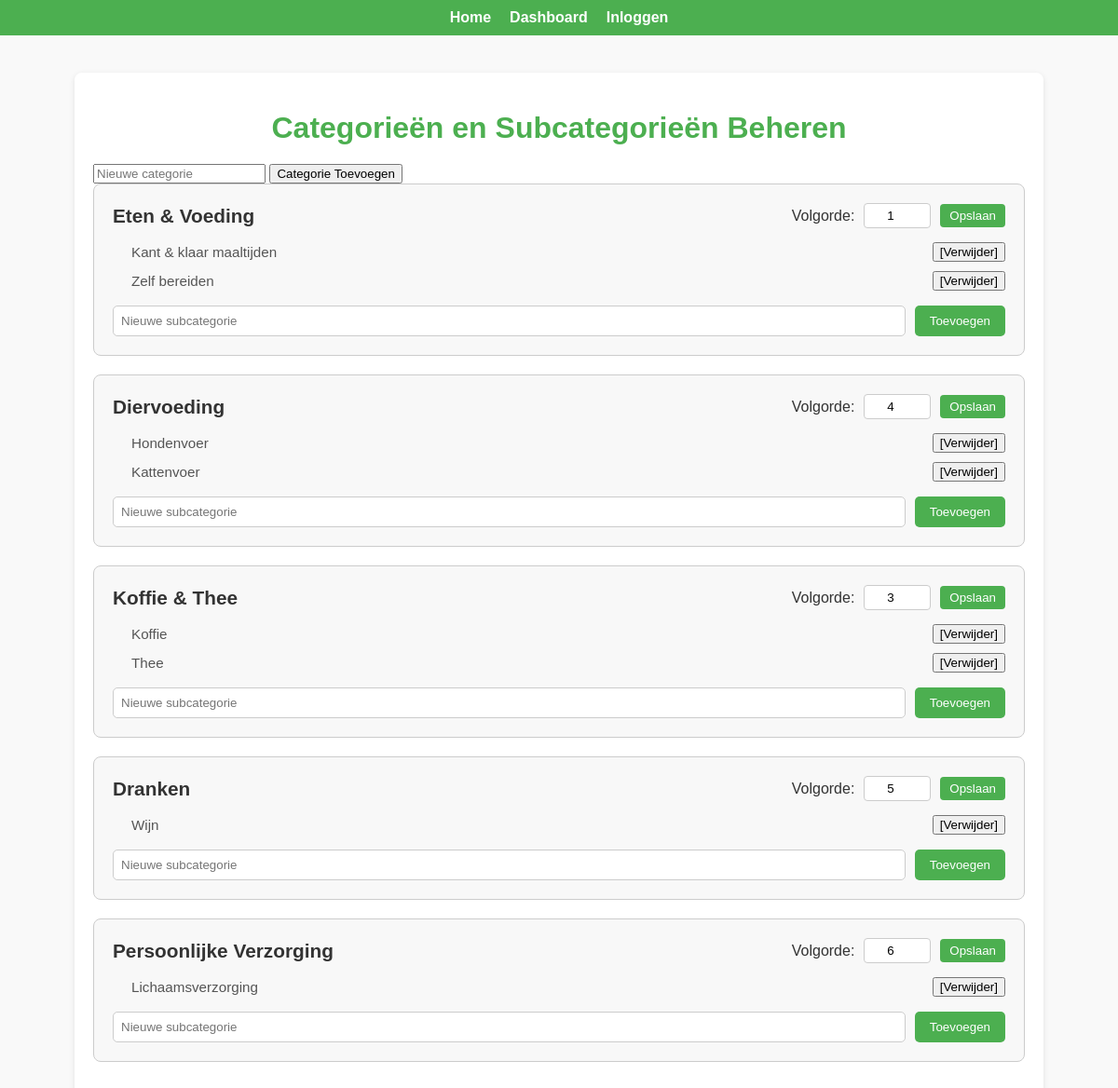
Page /categorieen on the earlier database version.
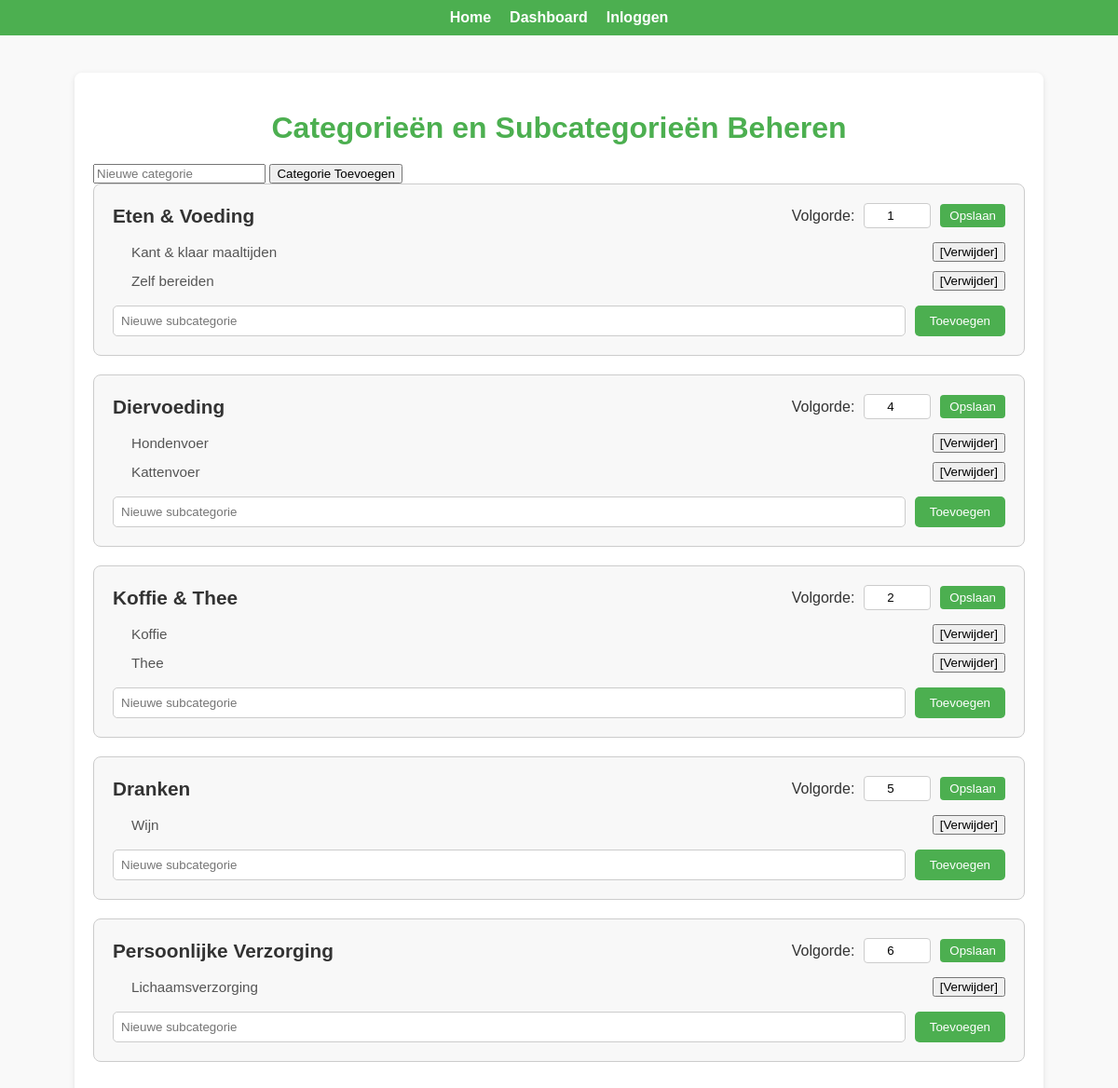
Same page on the later database version.
### app.py (models this page shows)
class Categorie(db.Model):
    id = db.Column(db.Integer, primary_key=True)
    naam = db.Column(db.String(100), nullable=False, unique=True)
    volgorde = db.Column(db.Integer, nullable=False, default=0)
    subcategorieën = db.relationship('Subcategorie', backref='categorie', lazy=True)
    slug = db.Column(db.String(100), unique=True, nullable=False)

class Subcategorie(db.Model):
    id = db.Column(db.Integer, primary_key=True)
    naam = db.Column(db.String(100), nullable=False)
    categorie_id = db.Column(db.Integer, db.ForeignKey('categorie.id'), nullable=False)
    abonnementen = db.relationship('Abonnement', backref='subcategorie', lazy=True)
    slug = db.Column(db.String(100), unique=True, nullable=False)

### app.py (the view, shortened to what this page needs)
@app.route('/categorieen', methods=['GET', 'POST'])
def categorieen():
    categorieen = Categorie.query.all()
    return render_template('categorieen_beheren.html', categorieen=categorieen)

### templates/categorieen_beheren.html (shortened to what this page needs)
<!DOCTYPE html>
<html lang="nl">
<head>
    <link rel="stylesheet" href="styles.css">
</head>
<body>
    <nav>
        <ul>
            <li><a href="{{ url_for('index') }}">Home</a></li>
            <li><a href="{{ url_for('admin_dashboard') }}">Dashboard</a></li>
            {% if current_user.is_authenticated %}
                <li><a href="{{ url_for('logout') }}">Uitloggen</a></li>
            {% else %}
                <li><a href="{{ url_for('login') }}">Inloggen</a></li>
            {% endif %}
        </ul>
    </nav>
    <div class="container">
        <h1>Categorieën en Subcategorieën Beheren</h1>
        <form method="POST" class="form-container">
            <input type="text" name="categorie_naam" placeholder="Nieuwe categorie" required>
            <button type="submit">Categorie Toevoegen</button>
        </form>
        {% for categorie in categorieen %}
        <div class="categorie">
            <div class="categorie-header">
                <h2>{{ categorie.naam }}</h2>
                <form method="POST" action="{{ url_for('update_categorie_volgorde', id=categorie.id) }}">
                    <label for="volgorde">Volgorde:</label>
                    <input type="number" name="volgorde" value="{{ categorie.volgorde }}" min="1" required>
                    <button type="submit">Opslaan</button>
                </form>
            </div>
            <ul class="subcategorie-list">
                {% for subcategorie in categorie.subcategorieën %}
                <li>
                    <span>{{ subcategorie.naam }}</span>
                    <div>
                        <form method="POST" action="{{ url_for('verwijder_subcategorie', id=subcategorie.id) }}" style="display:inline;">
    <button type="submit" onclick="return confirm('Weet je zeker dat je deze subcategorie wilt verwijderen?')">[Verwijder]</button>
</form>
                    </div>
                </li>
                {% endfor %}
            </ul>
            <form method="POST" class="subcategorie-form">
                <input type="text" name="subcategorie_naam" placeholder="Nieuwe subcategorie" required>
                <button type="submit">Toevoegen</button>
            </form>
        </div>
        {% endfor %}
    </div>
</body>
</html>

### static/styles.css (style rules this page uses)
body { font-family: 'Roboto', sans-serif; }
nav ul { list-style: none; display: flex; justify-content: center; margin: 0; padding: 0; }
nav li { margin: 0 1rem; }
nav a { text-decoration: none; color: white; font-weight: bold; }
.categorie { margin-bottom: 30px; }
.categorie h2 { margin-bottom: 15px; }

### templates/categorieen_beheren.html (style rules this page uses)
body { font-family: Arial, sans-serif; background-color: #f9f9f9; margin: 0; padding: 0; color: #333; }
.container { max-width: 1000px; margin: 40px auto; background: #fff; padding: 20px; border-radius: 8px; box-shadow: 0 2px 6px rgba(0, 0, 0, 0.1); }
h1 { text-align: center; color: #4CAF50; margin-bottom: 20px; }
nav { background-color: #4CAF50; padding: 10px 0; }
nav ul { list-style: none; display: flex; justify-content: center; margin: 0; padding: 0; }
nav ul li { margin: 0 10px; }
nav ul li a { color: white; text-decoration: none; font-weight: bold; font-size: 1rem; }
.categorie { margin-bottom: 20px; padding: 20px; border: 1px solid #ccc; border-radius: 8px; background-color: #f8f8f8; }
.categorie-header { display: flex; justify-content: space-between; align-items: center; }
.categorie-header h2 { margin: 0; font-size: 1.3rem; color: #333; }
.categorie-header form { display: flex; align-items: center; gap: 10px; }
.categorie-header input { width: 60px; padding: 5px; border: 1px solid #ccc; border-radius: 4px; text-align: center; }
.categorie-header button { background-color: #4CAF50; color: white; border: none; padding: 5px 10px; border-radius: 4px; cursor: pointer; }
.subcategorie-list { margin-top: 15px; padding-left: 20px; }
.subcategorie-list li { margin: 10px 0; display: flex; justify-content: space-between; align-items: center; }
.subcategorie-list li span { font-size: 0.95rem; color: #555; }
.subcategorie-form { margin-top: 15px; display: flex; gap: 10px; }
.subcategorie-form input { flex: 1; padding: 8px; border: 1px solid #ccc; border-radius: 5px; }
.subcategorie-form button { padding: 8px 16px; background-color: #4CAF50; color: white; border: none; border-radius: 5px; cursor: pointer; }

Differences in the rows shown:
changed Categorie "Koffie & Thee": volgorde "3" → "2"
